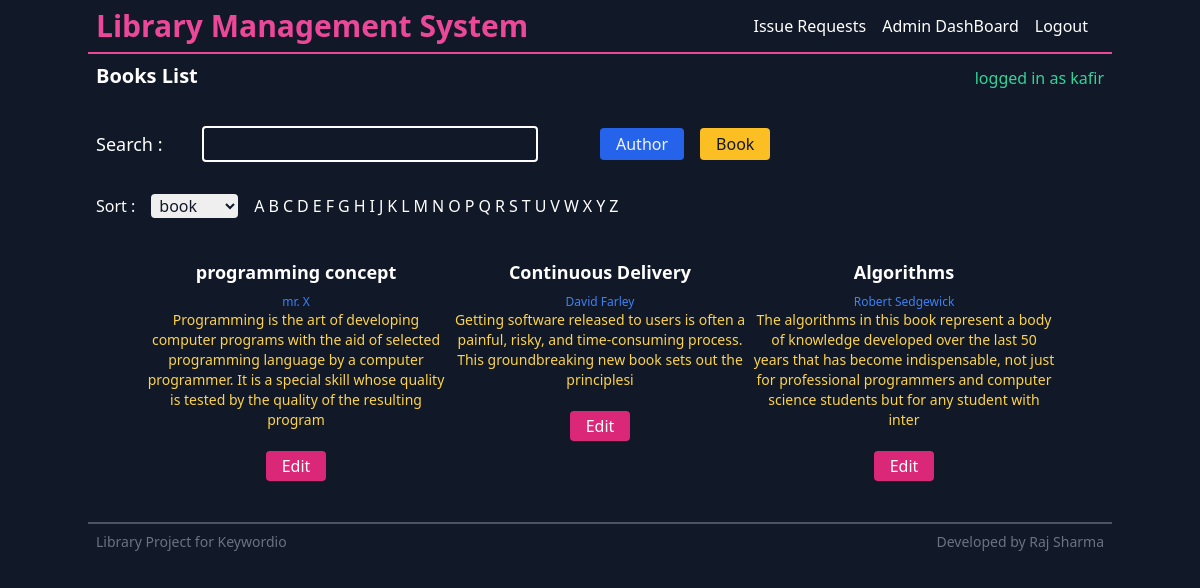
The page / (signed in) on the database its author committed.
### library/models.py (models this page shows, shortened)
class Book(models.Model):
    name=models.CharField(max_length=350)
    author=models.ForeignKey(Author,on_delete=models.CASCADE)
    category=models.CharField(max_length=220)

class Author(models.Model):
    name=models.CharField(max_length=350)
    description=models.CharField(max_length=450)
    def __str__(self):
        return self.name

### library/views.py (the view)
# urls.py: path('',allbooks,name='home'),
def allbooks(request):
    requestedbooks,issuedbooks=getmybooks(request.user)
    allbooks=Book.objects.all()
    return render(request,'library/home.html',{'books':allbooks,'issuedbooks':issuedbooks,'requestedbooks':requestedbooks})

### library/utilities.py (called while the page is built, shortened)
def getmybooks(user):
    requestedbooks=[]
    issuedbooks=[]
    if user.is_authenticated:
        student = Student.objects.filter(student_id=user)
    return [requestedbooks,issuedbooks]

### templates/library/home.html (shortened to what this page needs)
{% extends 'base.html' %} {% block heading %} Books List {% endblock heading %}
{% block content %}
<form class="flex sm:flex-row flex-col" action="/search/">
  <div
    class="w-full md:w-1/2 l:w-1/3 flex flex-col sm:flex-row sm:items-center"
  >
    <label class="text-lg" for="search-query">Search :</label>
    <input
      class="w-full sm:w-2/3 px-2 py-1 bg-transparent border-white border-2 mt-4 sm:mt-0 sm:ml-10 rounded text-white"
      type="text"
      name="search-query"
      id="search"
    />
  </div>
  <div class="flex space-x-4 mt-4 sm:mt-0 flex-row sm:items-center">
    <button
      class="text-white hover:shadow-md rounded bg-blue-600 px-4 py-1 text-gray-100"
      name="author"
    >
      Author
    </button>
    <button
      class="hover:shadow-md bg-yellow-400 text-gray-900 rounded px-4 py-1"
      name="book"
    >
      Book
    </button>
  </div>
</form>
<form
  class="flex flex-col sm:flex-row sm:space-x-4 mt-8 sm:items-center"
  action="/sort/"
>
  <h3>Sort :</h3>
  <select
    class="rounded focus:outline-none focus:ring-2 focus:ring-red-200 focus:border-red-500 text-base pr-3 pl-1 text-gray-900"
    name="sort_type"
    id="sort_type"
  >
    <option value="book">book</option>
  </select>
  <ul id="sortable" class="flex flex-wrap space-x-1">
    <li><button name="sort" value="A">A</button></li>
    <li><button name="sort" value="B">B</button></li>
    <li><button name="sort" value="C">C</button></li>
    <li><button name="sort" value="D">D</button></li>
    <li><button name="sort" value="E">E</button></li>
    <li><button name="sort" value="F">F</button></li>
    <li><button name="sort" value="G">G</button></li>
    <li><button name="sort" value="H">H</button></li>
    <li><button name="sort" value="I">I</button></li>
    <li><button name="sort" value="J">J</button></li>
    <li><button name="sort" value="K">K</button></li>
    <li><button name="sort" value="L">L</button></li>
    <li><button name="sort" value="M">M</button></li>
    <li><button name="sort" value="N">N</button></li>
    <li><button name="sort" value="O">O</button></li>
    <li><button name="sort" value="P">P</button></li>
    <li><button name="sort" value="Q">Q</button></li>
    <li><button name="sort" value="R">R</button></li>
    <li><button name="sort" value="S">S</button></li>
    <li><button name="sort" value="T">T</button></li>
    <li><button name="sort" value="U">U</button></li>
    <li><button name="sort" value="V">V</button></li>
    <li><button name="sort" value="W">W</button></li>
    <li><button name="sort" value="X">X</button></li>
    <li><button name="sort" value="Y">Y</button></li>
    <li><button name="sort" value="Z">Z</button></li>
  </ul>
</form>
<ul
  class="mt-10 md:px-4 lg:px-12 xl:px-0 grid grid-cols-1 md:grid-cols-3 xl:grid-cols-4"
>
  {% for book in books %}
  <li class="mb-12 md:mb-4 mx-auto text-center">
    <h2 class="text-lg font-bold">{{book.name}}</h2>
    <h4 class="text-xs font-regular text-blue-500 pt-2">{{book.author}}</h4>
    <h4 class="text-sm pb-2 text-yellow-300">{{book.category}}</h4>
    <div class="grid place-items-center p-2">
    </div>
     {% if user.is_superuser %}
    <a
      href="/admin/library/book/{{book.id}}/change/"
      class="text-white hover:shadow-md rounded bg-pink-600 px-4 py-1"
      >Edit</a
    >
    {% endif %}
  </li>
  {% endfor %}
</ul>
{% endblock content %}

### templates/base.html (shortened to what this page needs)
<!DOCTYPE html>
<html lang="en">
  <head>
    <link
      href="https://unpkg.com/tailwindcss@^2/dist/tailwind.min.css"
      rel="stylesheet"
    />
  </head>
  <body class="min-h-screen bg-gray-900 text-white">
    {% include 'nav.html' %}
    <header
      class="flex flex-row justify-between items-end mb-5 md:mx-auto max-w-5xl p-2"
    >
      <h1 class="font-bold text-lg sm:text-xl capitalize">
        {%block heading %}{% endblock heading %}
      </h1>
      {% if user.is_anonymous %}
      <h2 class="text-red-400 sm:pr-5 xl:pr-3">logged out</h2>
      {% else %}
      <h2 class="text-green-400">logged in as {{user}}</h2>
      {% endif %}
    </header>
    <main class="container md:mx-auto max-w-5xl p-2">
      {% block content %}{% endblock content %}
    </main>
    {% include 'footer.html' %}
  </body>
</html>

### rows shown on the page
Book: name "programming concept", author "mr. X", category "Programming is the art of developing computer programs with the aid of selected programming language by a computer programmer. It is a special skill whose quality is tested by the quality of the resulting program"
Book: name "Continuous Delivery", author "David Farley", category "Getting software released to users is often a painful, risky, and time-consuming process. This groundbreaking new book sets out the principlesi"
Book: name "Algorithms", author "Robert Sedgewick", category "The algorithms in this book represent a body of knowledge developed over the last 50 years that has become indispensable, not just for professional programmers and computer science students but for any student with inter"

### other values the page prints
{{ user }} "kafir"
